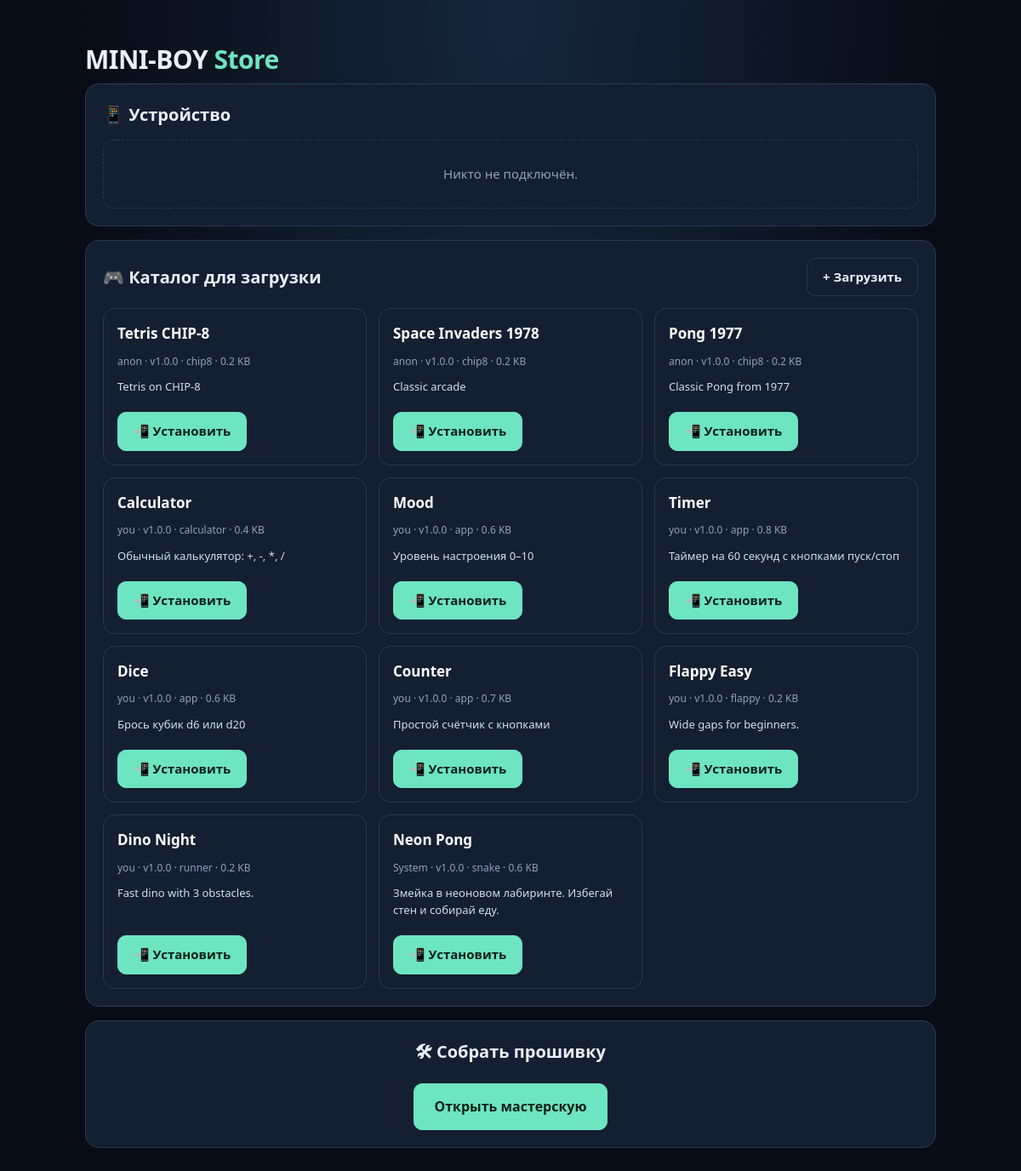
The page / on the database its author committed.
### tables this page shows
CREATE TABLE apps (
        id INTEGER PRIMARY KEY AUTOINCREMENT,
        slug TEXT UNIQUE, name TEXT, author TEXT, version TEXT,
        engine TEXT, description TEXT, tags TEXT,
        data_json TEXT DEFAULT '', filename TEXT DEFAULT '',
        md5 TEXT, size INTEGER DEFAULT 0,
        downloads INTEGER DEFAULT 0, created TEXT,
        type TEXT DEFAULT 'data'
    );

### server.py (the view)
@app.get("/", response_class=HTMLResponse)
def index(request: Request):
    c = db()
    rows = c.execute("SELECT * FROM apps ORDER BY id DESC").fetchall()
    c.close()
    return tpl.TemplateResponse(request, "index.html", {"apps": rows})

### templates/index.html (shortened to what this page needs)
﻿<!doctype html><html lang="ru"><head>
<link rel="stylesheet" href="/static/style.css">
</head><body>
<div class="container">
<h1>MINI-BOY <span>Store</span></h1>
<div class="card">
  <div class="card-hd"><h2>📱 Устройство</h2></div>
  <div id="devlist"><div class="dev-empty">Ищу MINI-BOY...</div></div>
</div>
<div class="card">
  <div class="card-hd"><h2>🎮 Каталог для загрузки</h2><a href="/admin" class="btn ghost">+ Загрузить</a></div>
  <div class="apps">
    {% for a in apps %}
    <div class="app">
      <h3>{{ a.name }}</h3>
      <div class="meta">{{ a.author }} · v{{ a.version }} · {{ a.engine }} · {{ (a.size/1024)|round(1) }} KB</div>
      <div class="desc">{{ a.description }}</div>
      <div style="margin-top:10px">
        <button class="btn primary" onclick="installApp('{{ a.slug }}')">📲 Установить</button>
      </div>
    </div>
    {% endfor %}
  </div>
</div>
<div class="card" style="text-align:center">
  <h2>🛠 Собрать прошивку</h2>
  <a href="/builder" class="btn primary lg" style="margin-top:10px">Открыть мастерскую</a>
</div>
</div>
</body></html>

### static/style.css (style rules this page uses)
* { box-sizing: border-box; }
body { background: radial-gradient(ellipse at top,#18273d 0,#070c15 60%); color: var(--text); font: 15px/1.55 system-ui,-apple-system,Segoe UI,sans-serif; margin: 0; padding: 24px 16px; min-height: 100vh; }
a { color: var(--mint); text-decoration: none; }
.container { max-width: 1000px; margin: 0 auto; }
h1 { margin: 0 0 4px; font-size: 30px; letter-spacing: -0.5px; }
h1 span { color: var(--mint); }
h2 { font-size: 20px; margin: 0 0 12px; }
h3 { font-size: 16px; margin: 16px 0 8px; color: var(--mint); }
.card { background: var(--panel); border: 1px solid var(--line); border-radius: 16px; padding: 20px; margin-bottom: 16px; }
.card-hd { display: flex; justify-content: space-between; align-items: center; margin-bottom: 14px; }
.card-hd h2 { margin: 0; }
.btn { display: inline-flex; align-items: center; justify-content: center; gap: 6px; padding: 10px 18px; border-radius: 10px; border: 1px solid var(--line); background: #1b2940; color: var(--text); font: inherit; font-weight: 600; cursor: pointer; text-decoration: none; transition: transform 0.1s, background 0.15s; white-space: nowrap; }
.btn.primary { background: var(--mint); color: #082018; border-color: var(--mint); }
.btn.ghost { background: transparent; }
.btn.lg { padding: 14px 24px; font-size: 16px; }
.apps { display: grid; grid-template-columns: repeat(auto-fill,minmax(300px,1fr)); gap: 14px; }
.app { background: var(--panel); border: 1px solid var(--line); border-radius: 14px; padding: 16px; display: flex; flex-direction: column; gap: 10px; }
.app h3 { margin: 0; font-size: 17px; color: #fff; }
.app .meta { color: var(--muted); font-size: 12px; }
.app .desc { font-size: 13px; color: #cfe0f5; flex: 1; }

### rows shown on the page
apps: name "Tetris CHIP-8", author "anon", version "1.0.0", engine "chip8", (a.size/1024)|round(1) "0.2", description "Tetris on CHIP-8"
apps: name "Space Invaders 1978", author "anon", version "1.0.0", engine "chip8", (a.size/1024)|round(1) "0.2", description "Classic arcade"
apps: name "Pong 1977", author "anon", version "1.0.0", engine "chip8", (a.size/1024)|round(1) "0.2", description "Classic Pong from 1977"
apps: name "Calculator", author "you", version "1.0.0", engine "calculator", (a.size/1024)|round(1) "0.4", description "Обычный калькулятор: +, -, *, /"
apps: name "Mood", author "you", version "1.0.0", engine "app", (a.size/1024)|round(1) "0.6", description "Уровень настроения 0–10"
apps: name "Timer", author "you", version "1.0.0", engine "app", (a.size/1024)|round(1) "0.8", description "Таймер на 60 секунд с кнопками пуск/стоп"
apps: name "Dice", author "you", version "1.0.0", engine "app", (a.size/1024)|round(1) "0.6", description "Брось кубик d6 или d20"
apps: name "Counter", author "you", version "1.0.0", engine "app", (a.size/1024)|round(1) "0.7", description "Простой счётчик с кнопками"
apps: name "Flappy Easy", author "you", version "1.0.0", engine "flappy", (a.size/1024)|round(1) "0.2", description "Wide gaps for beginners."
apps: name "Dino Night", author "you", version "1.0.0", engine "runner", (a.size/1024)|round(1) "0.2", description "Fast dino with 3 obstacles."
apps: name "Neon Pong", author "System", version "1.0.0", engine "snake", (a.size/1024)|round(1) "0.6", description "Змейка в неоновом лабиринте. Избегай стен и собирай еду."
